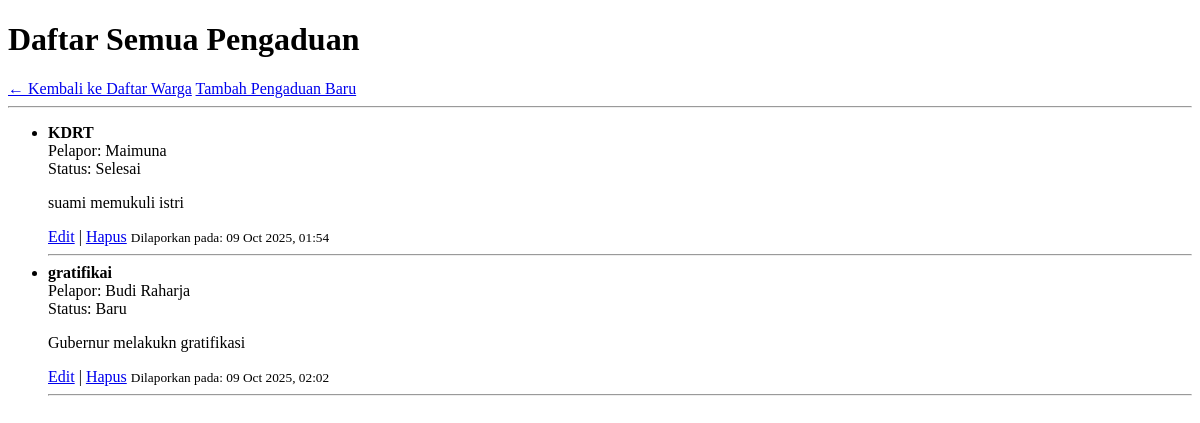
/warga/pengaduan/, run on an earlier commit of the app's database.
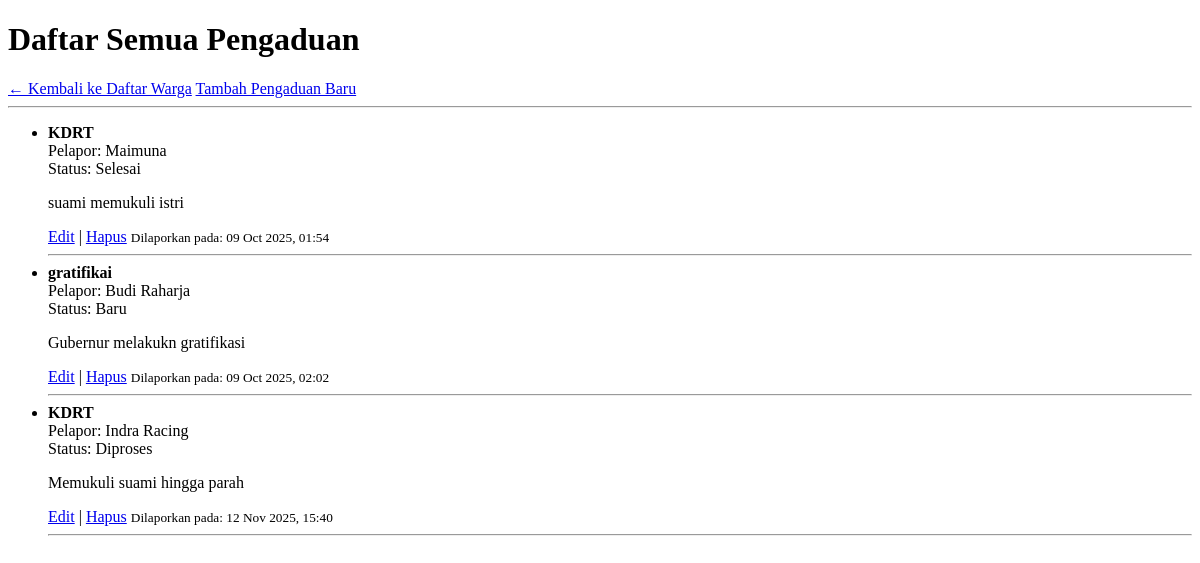
And on a later commit of the database.
### warga/models.py (models this page shows, shortened)
class Pengaduan(models.Model):
    STATUS_CHOICES = [
        ('BARU', 'Baru'),
        ('DIPROSES', 'Diproses'),
        ('SELESAI', 'Selesai'),
    ]
    judul = models.CharField(max_length=200)
    deskripsi = models.TextField()
    status = models.CharField(max_length=10, choices=STATUS_CHOICES, default='BARU')
    tanggal_lapor = models.DateTimeField(auto_now_add=True)
    pelapor = models.ForeignKey(Warga, on_delete=models.CASCADE, related_name='pengaduan')

class Warga(models.Model):
    nik = models.CharField(max_length=16, unique=True, verbose_name="Nomor Induk Kependudukan")
    nama_lengkap = models.CharField(max_length=100, verbose_name="Nama Lengkap")
    alamat = models.TextField(verbose_name="Alamat Tinggal")
    no_telepon = models.CharField(max_length=15, blank=True, verbose_name="Nomor Telepon")
    tanggal_registrasi = models.DateTimeField(auto_now_add=True)

### warga/views.py (the view)
# urls.py: path('pengaduan/', PengaduanListView.as_view(), name='pengaduan-list'),
class PengaduanListView(ListView):
    model = Pengaduan
    template_name = 'warga/pengaduan_list.html'

### warga/templates/warga/pengaduan_list.html (shortened to what this page needs)
<!DOCTYPE html>
<html>
<head>
</head>
<body>
    <h1>Daftar Semua Pengaduan</h1>
    <a href="{% url 'warga-list' %}">← Kembali ke Daftar Warga</a>
    <a href="{% url 'pengaduan-tambah' %}">Tambah Pengaduan Baru</a>
    <hr>
    <ul>
        {% for pengaduan in object_list %}
            <li>
                <strong>{{ pengaduan.judul }}</strong><br>
                Pelapor: {{ pengaduan.pelapor.nama_lengkap }}<br>
                Status: {{ pengaduan.get_status_display }}<br>
                <p>{{ pengaduan.deskripsi }}</p>
                <a href="{% url 'pengaduan-edit' pengaduan.pk %}">Edit</a> |
                <a href="{% url 'pengaduan-hapus' pengaduan.pk %}">Hapus</a>
                <small>Dilaporkan pada: {{ pengaduan.tanggal_lapor|date:"d M Y, H:i" }}</small>
            </li>
            <hr>
        {% empty %}
            <li>Belum ada pengaduan yang terdaftar.</li>
        {% endfor %}
    </ul>
</body>
</html>

What changed in the data, as far as the page shows it:
added Pengaduan: judul "KDRT", pelapor.nama_lengkap "Indra Racing", status "Diproses", deskripsi "Memukuli suami hingga parah", tanggal_lapor "12 Nov 2025, 15:40"
